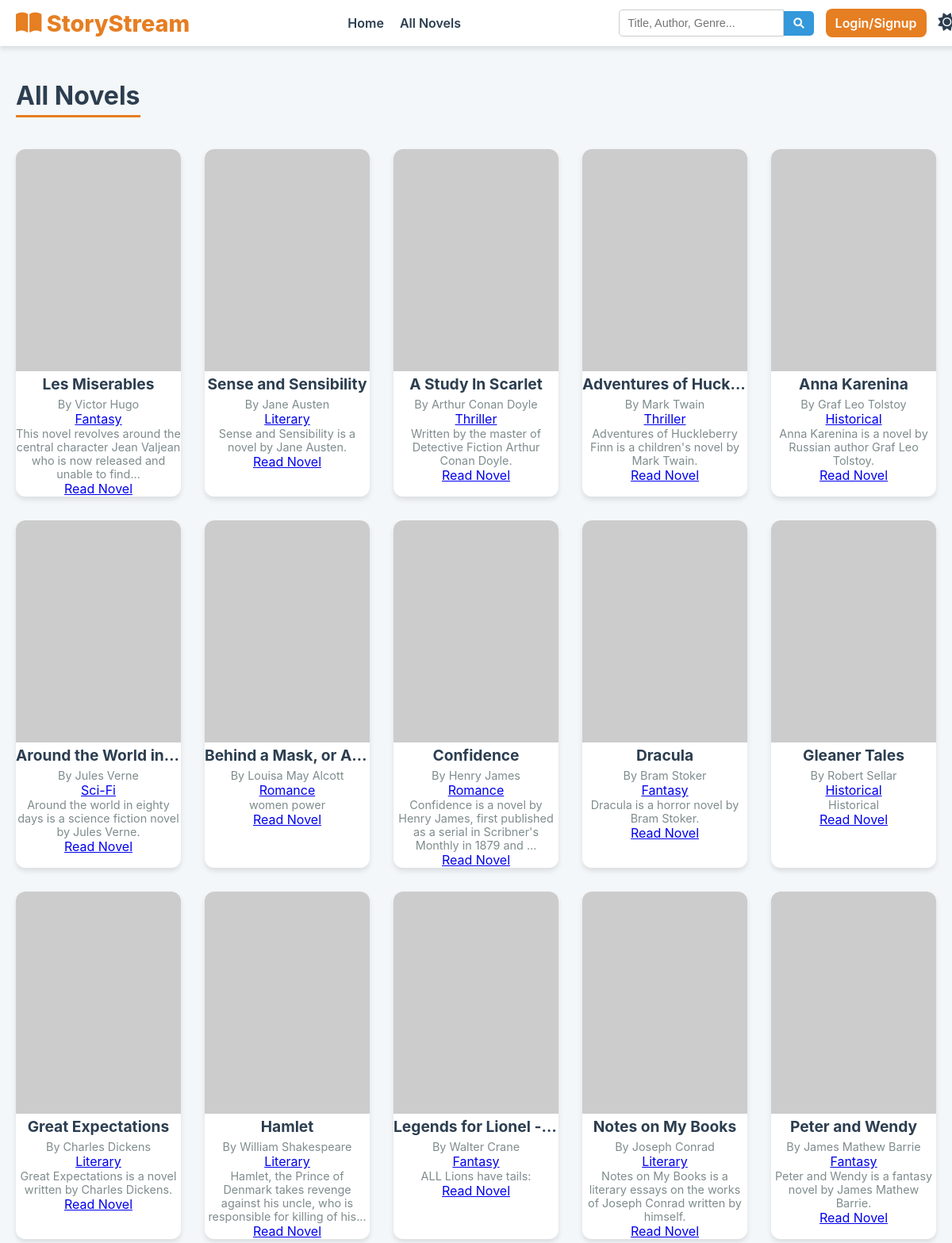
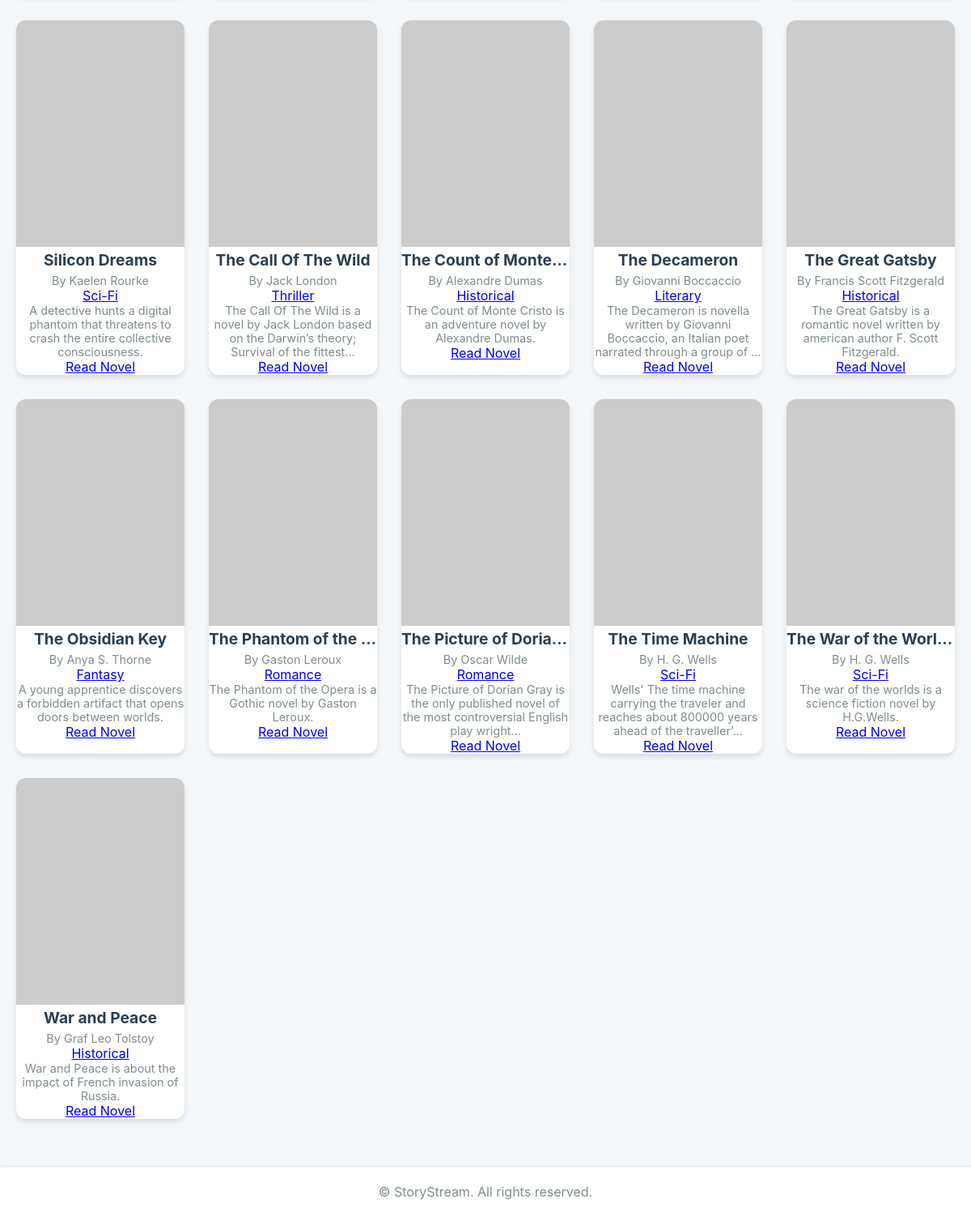
Screenshot of /all with the database file from the repository (2 pictures, top to bottom).
### app.py (models this page shows)
class Book(db.Model):
    id = db.Column(db.Integer, primary_key=True)
    title = db.Column(db.String(250), nullable=False)
    author = db.Column(db.String(150), nullable=False)
    genre = db.Column(db.String(50))
    description = db.Column(db.Text)
    content = db.Column(db.Text, nullable=False) # The actual text of the novel
    cover_url = db.Column(db.String(300))
    timestamp = db.Column(db.Float, default=time.time)
    user_id = db.Column(db.Integer, db.ForeignKey('user.id'), nullable=False)
    def to_dict(self):
        return {
            'id': self.id,
            'title': self.title,
            'author': self.author,
            'genre': self.genre,
            'description': self.description,
            'content': self.content,
            'cover_url': self.cover_url,
            'timestamp': self.timestamp,
            'uploaded_by': self.user_id,
            'uploader_name': self.uploader.username if self.uploader else 'System'
        }

### app.py (the view)
@app.route('/all')
def all_books():
    all_books_orm = Book.query.order_by(Book.title).all()
    books_data = [book.to_dict() for book in all_books_orm]
    return render_template('all.html', books=books_data, query=None)

### app.py (called while the page is built)
@app.before_request
def before_request():
    g.now = time.localtime()
    if current_user.is_authenticated:
        session['is_authenticated'] = True
        session['username'] = current_user.username
    else:
        session['is_authenticated'] = False
        session.pop('username', None)

### templates/all.html (shortened to what this page needs)
{% extends "base.html" %}
{% block content %}
<div class="container mx-auto p-4 md:p-8">
<div class="mb-8">
    {% if query %}
        <h1 class="text-3xl md:text-4xl font-extrabold text-gray-900 dark:text-gray-100 section-title">Search Results for "{{ query }}"</h1>
        <p class="text-lg text-gray-600 dark:text-gray-400 mt-2">Found {{ books|length }} novel(s).</p>
    {% else %}
        <h1 class="text-3xl md:text-4xl font-extrabold text-gray-900 dark:text-gray-100 section-title">All Novels</h1>
    {% endif %}
</div>
<div class="book-grid grid grid-cols-1 sm:grid-cols-2 lg:grid-cols-4 xl:grid-cols-5 gap-6">
    {% if books %}
        {% for book in books %}
            <div class="novel-card bg-white dark:bg-gray-800 rounded-xl shadow-xl overflow-hidden transform hover:scale-[1.02] transition duration-300 ease-in-out border border-gray-200 dark:border-gray-700 flex flex-col">
                <div class="aspect-w-3 aspect-h-4 w-full overflow-hidden flex items-center justify-center bg-gray-100 dark:bg-gray-700">
                    <img src="{{ book.cover_url }}"
                         alt="Cover of {{ book.title }}"
                         class="object-cover w-full h-full"
                         onerror="this.onerror=null;this.src='https://placehold.co/250x333/8d99ae/ffffff?text=No+Cover+Available'">
                </div>
                <div class="p-4 flex flex-col flex-grow">
                    <div class="flex-grow">
                        <h3 class="text-xl font-bold text-gray-900 dark:text-gray-100 truncate mb-1" title="{{ book.title }}">{{ book.title }}</h3>
                        <p class="text-sm text-gray-600 dark:text-gray-400">By <span class="font-medium">{{ book.author }}</span></p>
                        <a href="{{ url_for('genre_view', genre_name=book.genre) }}" class="text-xs font-semibold inline-block py-1 px-3 mt-2 rounded-full text-blue-800 bg-blue-100 dark:text-blue-200 dark:bg-blue-900 hover:bg-blue-200 dark:hover:bg-blue-800 transition duration-150">
                            {{ book.genre }}
                        </a>
                        <p class="mt-3 text-sm text-gray-700 dark:text-gray-300 line-clamp-3">
                            {{ book.description[:100] }}{% if book.description|length > 100 %}...{% endif %}
                        </p>
                    </div>
                    <div class="mt-4 pt-4 border-t border-gray-100 dark:border-gray-700">
                        <a href="{{ url_for('reader', book_id=book.id) }}"
                           class="w-full text-center inline-block py-2 px-4 bg-indigo-600 text-white font-semibold rounded-lg shadow-md hover:bg-indigo-700 focus:outline-none focus:ring-2 focus:ring-indigo-500 focus:ring-offset-2 transition duration-200 dark:focus:ring-offset-gray-800">
                            Read Novel
                        </a>
                    </div>
                </div>
            </div>
        {% endfor %}
    {% endif %}
</div>
</div>
{% endblock %}

### templates/base.html (shortened to what this page needs)
<!DOCTYPE html>
<html lang="en">
<head>
    <link rel="stylesheet" href="{{ url_for('static', filename='style.css') }}">
    <link rel="stylesheet" href="https://cdnjs.cloudflare.com/ajax/libs/font-awesome/6.0.0-beta3/css/all.min.css">
</head>
<body class="{% if session.get('dark_mode', False) %}dark-mode{% endif %}">
    <header>
        <div class="logo">
            <i class="fas fa-book-open"></i>&nbsp;StoryStream
        </div>
        <nav>
            <a href="{{ url_for('home') }}">Home</a>
            <a href="{{ url_for('all_books') }}">All Novels</a>
        </nav>
        <div class="header-actions">
            <form action="{{ url_for('search') }}" method="GET" class="search-form">
                <input type="search" name="query" placeholder="Title, Author, Genre..." value="{{ request.args.get('query', '') }}">
                <button type="submit"><i class="fas fa-search"></i></button>
            </form>
            <div class="action-group">
                {% if session.get('is_authenticated') %}
                <div class="dropdown" id="profile-dropdown">
                    <button class="dropdown-toggle" aria-expanded="false" aria-controls="profile-menu">
                        <i class="fas fa-user-circle"></i>
                        {{ session['username'] | upper }}
                    </button>
                    <div class="dropdown-menu" id="profile-menu">
                        <a href="{{ url_for('profile') }}" class="dropdown-item">
                            <i class="fas fa-address-card"></i> Profile
                        </a>
                        <a href="{{ url_for('logout') }}" class="dropdown-item">
                            <i class="fas fa-sign-out-alt"></i> Logout
                        </a>
                    </div>
                </div>
                {% else %}
                <a href="{{ url_for('auth') }}" class="btn btn-primary login-signup-btn">
                    Login/Signup
                </a>
                {% endif %}
                <button id="theme-toggle" class="btn-toggle theme-toggle-btn" title="Toggle Dark/Light Mode">
                    <i class="fas fa-sun"></i>
                </button>
            </div>
        </div>
    </header>
    <main>
        {% block content %}{% endblock %}
    </main>
    <footer>
        &copy; {{ g.now.year }} StoryStream. All rights reserved.
    </footer>
</body>
</html>

### static/style.css (style rules this page uses)
:root { --bg-light: #f4f7f9; --bg-card-light: #ffffff; --text-light: #2c3e50; --primary-color: #e67e22; --accent-color: #3498db; --shadow: 0 4px 6px rgba(0, 0, 0, 0.1); --bg-dark: #2c3e50; --bg-card-dark: #34495e; --text-dark: #ecf0f1; --reader-bg-light: #fefcfb; --reader-text-light: #1f1f1f; }
body { font-family: 'Inter', sans-serif; background-color: var(--bg-light); color: var(--text-light); transition: background-color 0.3s, color 0.3s; margin: 0; padding-top: 60px; }
header { position: fixed; top: 0; left: 0; width: 100%; background-color: var(--bg-card-light); box-shadow: var(--shadow); padding: 10px 20px; display: flex; justify-content: space-between; align-items: center; z-index: 1000; flex-wrap: nowrap; }
.logo { font-size: 1.8rem; font-weight: 800; color: var(--primary-color); display: flex; align-items: center; flex-shrink: 0; }
nav { display: flex; align-items: center; flex-grow: 0; margin: 0 20px; }
nav a { margin: 0 10px; color: var(--text-light); font-weight: 600; text-decoration: none; transition: color 0.2s; white-space: nowrap; }
.header-actions { display: flex; align-items: center; gap: 15px; flex-shrink: 0; min-width: 0; }
.search-form { display: flex; align-items: center; flex-grow: 1; max-width: 300px; min-width: 150px; }
.search-form input[type="text"], .search-form input[type="search"] { padding: 8px 10px; border: 1px solid #ccc; border-radius: 5px 0 0 5px; outline: none; font-size: 0.9rem; transition: border-color 0.2s; width: 100%; }
.search-form button { background-color: var(--accent-color); color: white; padding: 8px 12px; border: none; border-radius: 0 5px 5px 0; cursor: pointer; transition: background-color 0.2s; flex-shrink: 0; }
.action-group { display: flex; align-items: center; gap: 10px; flex-shrink: 0; margin-right: -10px; padding-right: 10px; }
.btn { padding: 8px 12px; border-radius: 8px; font-weight: 600; cursor: pointer; border: none; transition: transform 0.2s, box-shadow 0.2s; white-space: nowrap; }
.btn-primary { background-color: var(--primary-color); color: white; text-decoration: none; }
.btn-toggle { background: none; border: none; cursor: pointer; padding: 5px; }
.theme-toggle-btn { background: none; border: none; cursor: pointer; padding: 5px; font-size: 1.4rem; color: var(--text-light); transition: color 0.2s, transform 0.2s; height: 38px; line-height: 28px; flex-shrink: 0; margin-right: 10px; }
main { max-width: 1200px; margin: 20px auto; padding: 0 20px; }
.section-title { font-size: 2rem; font-weight: 700; margin-bottom: 20px; border-bottom: 3px solid var(--primary-color); padding-bottom: 5px; display: inline-block; }
.book-grid { display: grid; grid-template-columns: repeat(auto-fit, minmax(200px, 1fr)); gap: 30px; padding: 20px 0; }
.novel-card { background-color: var(--bg-card-light); border-radius: 12px; overflow: hidden; box-shadow: var(--shadow); transition: transform 0.3s, box-shadow 0.3s; text-align: center; display: flex; flex-direction: column; text-decoration: none; color: inherit; }
.novel-card img { width: 100%; height: 280px; object-fit: cover; }
.novel-card h3 { font-size: 1.2rem; font-weight: 700; color: var(--text-light); margin-top: 0; margin-bottom: 5px; overflow: hidden; text-overflow: ellipsis; white-space: nowrap; }
.novel-card p { font-size: 0.9rem; color: #7f8c8d; margin: 0; }
footer { background-color: var(--bg-card-light); color: #7f8c8d; text-align: center; padding: 20px; margin-top: 40px; box-shadow: 0 -2px 4px rgba(0, 0, 0, 0.05); }

### rows the page displays
Book: title "Les Miserables", author "Victor Hugo", genre "Fantasy", description "This novel revolves around the central character Jean Valjean who is now released and unable to find"
Book: title "Sense and Sensibility", author "Jane Austen", genre "Literary", description "Sense and Sensibility is a novel by Jane Austen."
Book: title "A Study In Scarlet", author "Arthur Conan Doyle", genre "Thriller", description "Written by the master of Detective Fiction Arthur Conan Doyle."
Book: title "Adventures of Huck…", author "Mark Twain", genre "Thriller", description "Adventures of Huckleberry Finn is a children's novel by Mark Twain."
Book: title "Anna Karenina", author "Graf Leo Tolstoy", genre "Historical", description "Anna Karenina is a novel by Russian author Graf Leo Tolstoy."
Book: title "Around the World in…", author "Jules Verne", genre "Sci-Fi", description "Around the world in eighty days is a science fiction novel by Jules Verne."
Book: title "Behind a Mask, or A…", author "Louisa May Alcott", genre "Romance", description "women power"
Book: title "Confidence", author "Henry James", genre "Romance", description "Confidence is a novel by Henry James, first published as a serial in Scribner's Monthly in 1879 and"
Book: title "Dracula", author "Bram Stoker", genre "Fantasy", description "Dracula is a horror novel by Bram Stoker."
Book: title "Gleaner Tales", author "Robert Sellar", genre "Historical", description "Historical"
Book: title "Great Expectations", author "Charles Dickens", genre "Literary", description "Great Expectations is a novel written by Charles Dickens."
Book: title "Hamlet", author "William Shakespeare", genre "Literary", description "Hamlet, the Prince of Denmark takes revenge against his uncle, who is responsible for killing of his"
Book: title "Legends for Lionel -…", author "Walter Crane", genre "Fantasy", description "ALL Lions have tails:"
Book: title "Notes on My Books", author "Joseph Conrad", genre "Literary", description "Notes on My Books is a literary essays on the works of Joseph Conrad written by himself."
Book: title "Peter and Wendy", author "James Mathew Barrie", genre "Fantasy", description "Peter and Wendy is a fantasy novel by James Mathew Barrie."
Book: title "Silicon Dreams", author "Kaelen Rourke", genre "Sci-Fi", description "A detective hunts a digital phantom that threatens to crash the entire collective consciousness."
Book: title "The Call Of The Wild", author "Jack London", genre "Thriller", description "The Call Of The Wild is a novel by Jack London based on the Darwin’s theory; Survival of the fittest"
Book: title "The Count of Monte…", author "Alexandre Dumas", genre "Historical", description "The Count of Monte Cristo is an adventure novel by Alexandre Dumas."
Book: title "The Decameron", author "Giovanni Boccaccio", genre "Literary", description "The Decameron is novella written by Giovanni Boccaccio, an Italian poet narrated through a group of"
Book: title "The Great Gatsby", author "Francis Scott Fitzgerald", genre "Historical", description "The Great Gatsby is a romantic novel written by american author F. Scott Fitzgerald."
Book: title "The Obsidian Key", author "Anya S. Thorne", genre "Fantasy", description "A young apprentice discovers a forbidden artifact that opens doors between worlds."
Book: title "The Phantom of the…", author "Gaston Leroux", genre "Romance", description "The Phantom of the Opera is a Gothic novel by Gaston Leroux."
Book: title "The Picture of Doria…", author "Oscar Wilde", genre "Romance", description "The Picture of Dorian Gray is the only published novel of the most controversial English play wright"
Book: title "The Time Machine", author "H. G. Wells", genre "Sci-Fi", description "Wells' The time machine carrying the traveler and reaches about 800000 years ahead of the traveller’"
Book: title "The War of the Worlds", author "H. G. Wells", genre "Sci-Fi", description "The war of the worlds is a science fiction novel by H.G.Wells."
Book: title "War and Peace", author "Graf Leo Tolstoy", genre "Historical", description "War and Peace is about the impact of French invasion of Russia."
